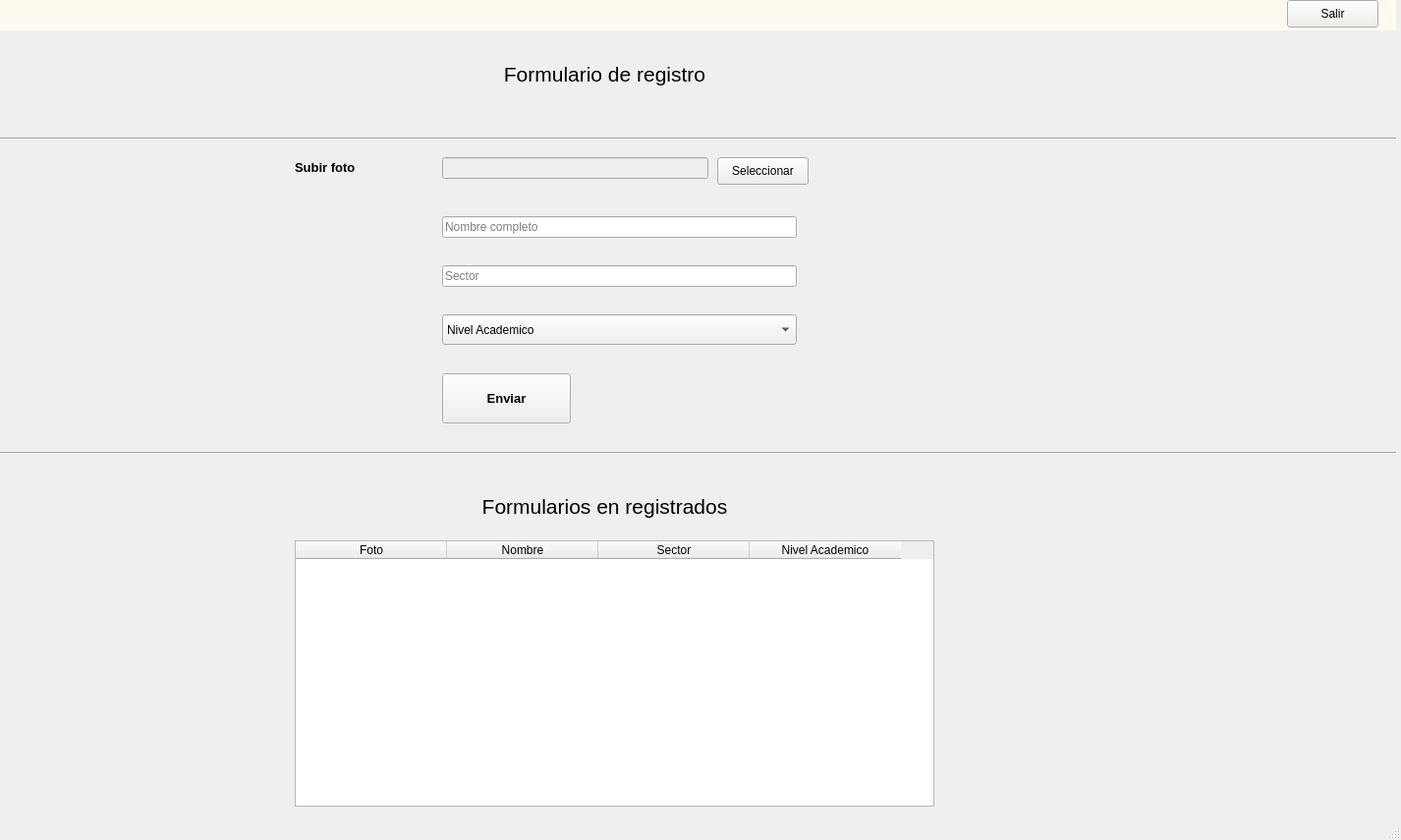
<?xml version="1.0" encoding="UTF-8"?>
<ui version="4.0">
 <class>MainWindow</class>
 <widget class="QMainWindow" name="MainWindow">
  <property name="geometry">
   <rect>
    <x>0</x>
    <y>0</y>
    <width>1426</width>
    <height>855</height>
   </rect>
  </property>
  <property name="windowTitle">
   <string>Formularios</string>
  </property>
  <widget class="QWidget" name="centralwidget">
   <widget class="QLineEdit" name="txtNombre">
    <property name="geometry">
     <rect>
      <x>450</x>
      <y>220</y>
      <width>361</width>
      <height>22</height>
     </rect>
    </property>
    <property name="placeholderText">
     <string>Nombre completo</string>
    </property>
   </widget>
   <widget class="QLabel" name="header">
    <property name="geometry">
     <rect>
      <x>0</x>
      <y>0</y>
      <width>1421</width>
      <height>31</height>
     </rect>
    </property>
    <property name="styleSheet">
     <string notr="true">background-color: rgb(255, 249, 238)</string>
    </property>
    <property name="text">
     <string/>
    </property>
   </widget>
   <widget class="QLabel" name="label">
    <property name="geometry">
     <rect>
      <x>450</x>
      <y>60</y>
      <width>331</width>
      <height>31</height>
     </rect>
    </property>
    <property name="font">
     <font>
      <pointsize>16</pointsize>
     </font>
    </property>
    <property name="text">
     <string>Formulario de registro</string>
    </property>
    <property name="alignment">
     <set>Qt::AlignCenter</set>
    </property>
   </widget>
   <widget class="Line" name="line">
    <property name="geometry">
     <rect>
      <x>0</x>
      <y>140</y>
      <width>1421</width>
      <height>3</height>
     </rect>
    </property>
    <property name="orientation">
     <enum>Qt::Horizontal</enum>
    </property>
   </widget>
   <widget class="Line" name="line_2">
    <property name="geometry">
     <rect>
      <x>0</x>
      <y>460</y>
      <width>1421</width>
      <height>3</height>
     </rect>
    </property>
    <property name="orientation">
     <enum>Qt::Horizontal</enum>
    </property>
   </widget>
   <widget class="QLineEdit" name="txtSector">
    <property name="geometry">
     <rect>
      <x>450</x>
      <y>270</y>
      <width>361</width>
      <height>22</height>
     </rect>
    </property>
    <property name="placeholderText">
     <string>Sector</string>
    </property>
   </widget>
   <widget class="QComboBox" name="cbxNivelAcademico">
    <property name="geometry">
     <rect>
      <x>450</x>
      <y>320</y>
      <width>361</width>
      <height>31</height>
     </rect>
    </property>
    <property name="currentText">
     <string>Nivel Academico</string>
    </property>
    <item>
     <property name="text">
      <string>Nivel Academico</string>
     </property>
    </item>
    <item>
     <property name="text">
      <string>Basico</string>
     </property>
    </item>
    <item>
     <property name="text">
      <string>Medio</string>
     </property>
    </item>
    <item>
     <property name="text">
      <string>Grado</string>
     </property>
    </item>
    <item>
     <property name="text">
      <string>Maestria</string>
     </property>
    </item>
    <item>
     <property name="text">
      <string>Doctorado</string>
     </property>
    </item>
   </widget>
   <widget class="QPushButton" name="btnEnviar">
    <property name="geometry">
     <rect>
      <x>450</x>
      <y>380</y>
      <width>131</width>
      <height>51</height>
     </rect>
    </property>
    <property name="font">
     <font>
      <pointsize>10</pointsize>
      <weight>75</weight>
      <bold>true</bold>
     </font>
    </property>
    <property name="text">
     <string>Enviar</string>
    </property>
   </widget>
   <widget class="QTableWidget" name="tbForms">
    <property name="geometry">
     <rect>
      <x>300</x>
      <y>550</y>
      <width>651</width>
      <height>271</height>
     </rect>
    </property>
    <property name="columnCount">
     <number>4</number>
    </property>
    <attribute name="horizontalHeaderCascadingSectionResizes">
     <bool>false</bool>
    </attribute>
    <attribute name="horizontalHeaderDefaultSectionSize">
     <number>154</number>
    </attribute>
    <attribute name="horizontalHeaderMinimumSectionSize">
     <number>49</number>
    </attribute>
    <attribute name="horizontalHeaderShowSortIndicator" stdset="0">
     <bool>false</bool>
    </attribute>
    <attribute name="horizontalHeaderStretchLastSection">
     <bool>false</bool>
    </attribute>
    <column>
     <property name="text">
      <string>Foto</string>
     </property>
    </column>
    <column>
     <property name="text">
      <string>Nombre</string>
     </property>
    </column>
    <column>
     <property name="text">
      <string>Sector</string>
     </property>
    </column>
    <column>
     <property name="text">
      <string>Nivel Academico</string>
     </property>
    </column>
   </widget>
   <widget class="QLabel" name="label_2">
    <property name="geometry">
     <rect>
      <x>450</x>
      <y>500</y>
      <width>331</width>
      <height>31</height>
     </rect>
    </property>
    <property name="font">
     <font>
      <pointsize>16</pointsize>
     </font>
    </property>
    <property name="text">
     <string>Formularios en registrados</string>
    </property>
    <property name="alignment">
     <set>Qt::AlignCenter</set>
    </property>
   </widget>
   <widget class="QLabel" name="label_3">
    <property name="geometry">
     <rect>
      <x>300</x>
      <y>160</y>
      <width>131</width>
      <height>21</height>
     </rect>
    </property>
    <property name="font">
     <font>
      <pointsize>10</pointsize>
      <weight>75</weight>
      <bold>true</bold>
     </font>
    </property>
    <property name="text">
     <string>Subir foto</string>
    </property>
   </widget>
   <widget class="QLineEdit" name="txtFoto">
    <property name="enabled">
     <bool>false</bool>
    </property>
    <property name="geometry">
     <rect>
      <x>450</x>
      <y>160</y>
      <width>271</width>
      <height>22</height>
     </rect>
    </property>
   </widget>
   <widget class="QPushButton" name="btnFoto">
    <property name="geometry">
     <rect>
      <x>730</x>
      <y>160</y>
      <width>93</width>
      <height>28</height>
     </rect>
    </property>
    <property name="text">
     <string>Seleccionar</string>
    </property>
   </widget>
   <widget class="QPushButton" name="btnSalir">
    <property name="geometry">
     <rect>
      <x>1310</x>
      <y>0</y>
      <width>93</width>
      <height>28</height>
     </rect>
    </property>
    <property name="text">
     <string>Salir</string>
    </property>
   </widget>
   <widget class="QLabel" name="lbuser">
    <property name="geometry">
     <rect>
      <x>1020</x>
      <y>0</y>
      <width>281</width>
      <height>31</height>
     </rect>
    </property>
    <property name="font">
     <font>
      <pointsize>10</pointsize>
      <weight>75</weight>
      <bold>true</bold>
     </font>
    </property>
    <property name="text">
     <string/>
    </property>
   </widget>
   <widget class="QLabel" name="lbFoto">
    <property name="geometry">
     <rect>
      <x>140</x>
      <y>200</y>
      <width>251</width>
      <height>181</height>
     </rect>
    </property>
    <property name="text">
     <string/>
    </property>
   </widget>
  </widget>
  <widget class="QStatusBar" name="statusbar"/>
 </widget>
 <resources/>
 <connections/>
</ui>
